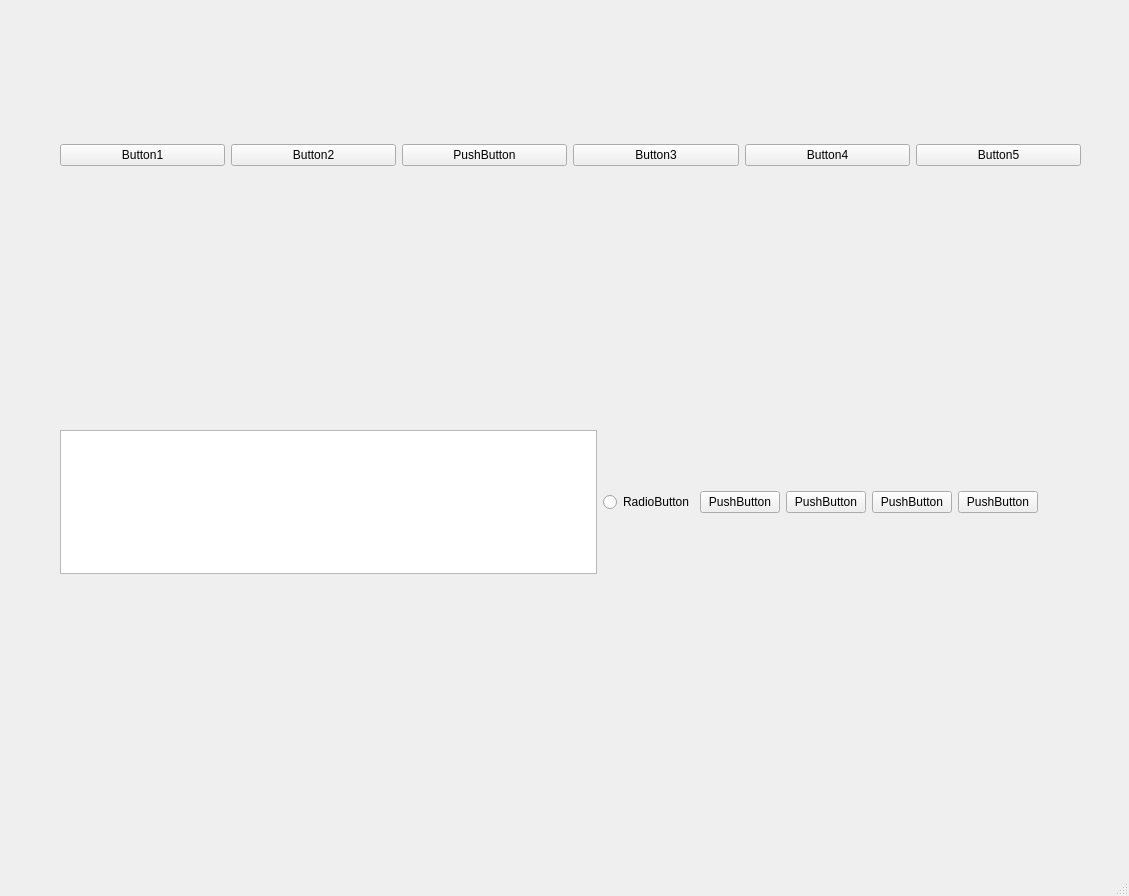
<?xml version="1.0" encoding="UTF-8"?>
<ui version="4.0">
 <class>MainWindow</class>
 <widget class="QMainWindow" name="MainWindow">
  <property name="geometry">
   <rect>
    <x>0</x>
    <y>0</y>
    <width>1129</width>
    <height>896</height>
   </rect>
  </property>
  <property name="windowTitle">
   <string>MainWindow</string>
  </property>
  <widget class="QWidget" name="centralwidget">
   <widget class="QWidget" name="horizontalLayoutWidget">
    <property name="geometry">
     <rect>
      <x>60</x>
      <y>430</y>
      <width>978</width>
      <height>144</height>
     </rect>
    </property>
    <layout class="QHBoxLayout" name="horizontalLayout_2">
     <item>
      <widget class="QListView" name="listView"/>
     </item>
     <item>
      <widget class="QRadioButton" name="radioButton">
       <property name="text">
        <string>RadioButton</string>
       </property>
      </widget>
     </item>
     <item>
      <widget class="QPushButton" name="pushButton_6">
       <property name="text">
        <string>PushButton</string>
       </property>
      </widget>
     </item>
     <item>
      <widget class="QPushButton" name="pushButton_7">
       <property name="text">
        <string>PushButton</string>
       </property>
      </widget>
     </item>
     <item>
      <widget class="QPushButton" name="pushButton_8">
       <property name="text">
        <string>PushButton</string>
       </property>
      </widget>
     </item>
     <item>
      <widget class="QPushButton" name="pushButton_9">
       <property name="text">
        <string>PushButton</string>
       </property>
      </widget>
     </item>
    </layout>
   </widget>
   <widget class="QWidget" name="">
    <property name="geometry">
     <rect>
      <x>60</x>
      <y>30</y>
      <width>1021</width>
      <height>251</height>
     </rect>
    </property>
    <layout class="QHBoxLayout" name="horizontalLayout">
     <item>
      <widget class="QPushButton" name="pushButton">
       <property name="text">
        <string>Button1</string>
       </property>
      </widget>
     </item>
     <item>
      <widget class="QPushButton" name="pushButton_2">
       <property name="text">
        <string>Button2</string>
       </property>
      </widget>
     </item>
     <item>
      <widget class="QPushButton" name="pushButton_10">
       <property name="text">
        <string>PushButton</string>
       </property>
      </widget>
     </item>
     <item>
      <widget class="QPushButton" name="pushButton_3">
       <property name="text">
        <string>Button3</string>
       </property>
      </widget>
     </item>
     <item>
      <widget class="QPushButton" name="pushButton_4">
       <property name="text">
        <string>Button4</string>
       </property>
      </widget>
     </item>
     <item>
      <widget class="QPushButton" name="pushButton_5">
       <property name="text">
        <string>Button5</string>
       </property>
      </widget>
     </item>
    </layout>
   </widget>
  </widget>
  <widget class="QMenuBar" name="menubar">
   <property name="geometry">
    <rect>
     <x>0</x>
     <y>0</y>
     <width>1129</width>
     <height>37</height>
    </rect>
   </property>
  </widget>
  <widget class="QStatusBar" name="statusbar"/>
 </widget>
 <resources/>
 <connections/>
</ui>
